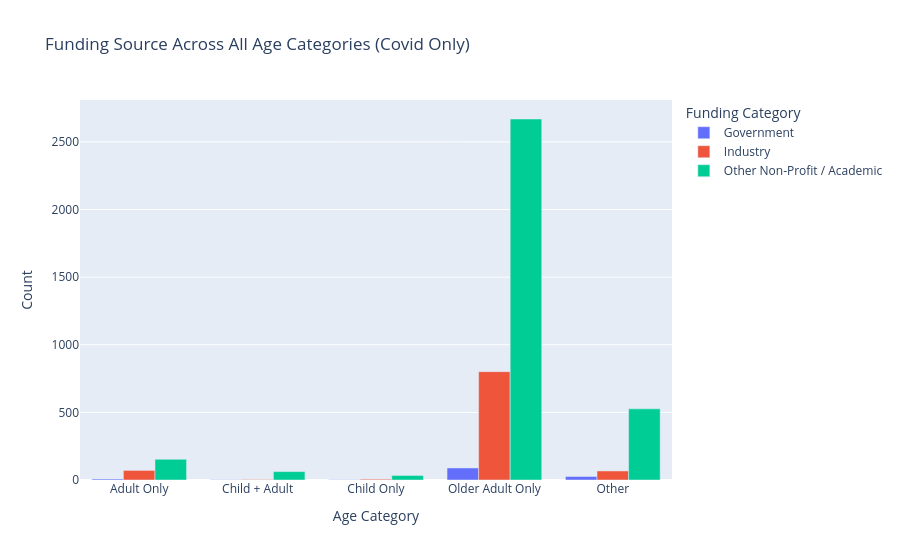

Source (notebook cell):
### Code cell
DF = DF_Covid
DF.columns = DF.columns.str.strip()

DF['Enrollment'] = pd.to_numeric(DF['Enrollment'], errors='coerce')

DF['Condition'] = DF['Conditions'].astype(str).str.strip()

DF.loc[
    DF['Condition'].str.contains('covid|sars|corona|ncov', case=False, na=False),
    'Condition'
] = 'Covid'

DF.loc[DF['Condition'] != 'Covid', 'Condition'] = 'Other'

def categorize(age):
    if pd.isna(age):
        return "Unknown"
    
    age_clean = age.replace('\xa0', ' ')
    
    has_child = "Child" in age_clean
    has_adult = "Adult" in age_clean and "Older Adult" not in age_clean
    has_older = "Older Adult" in age_clean

    if has_child and not has_adult and not has_older:
        return "Child Only"
    if has_adult and not has_child and not has_older:
        return "Adult Only"
    if has_older and not has_child and not has_adult:
        return "Older Adult Only"
    if has_child and has_adult and not has_older:
        return "Child + Adult"
    if has_adult and has_older and not has_child:
        return "Adult + Older Adult"
    if has_child and has_adult and has_older:
        return "Child + Adult + Older Adult"
    
    return "Other"

DF['Age Category'] = DF['Age'].apply(categorize)

def simplify_funder(f):
    if pd.isna(f) or f.strip() == "" or f.lower() == "unknown":
        return "Unknown"
    
    f = f.lower()

    if "industry" in f:
        return "Industry"
    if "nih" in f or "fed" in f or "federal" in f or "department" in f or "va" in f:
        return "Government"
    if "other" in f or "network" in f or "university" in f or "hospital" in f:
        return "Other Non-Profit / Academic"
    
    return "Other Non-Profit / Academic"

DF['Funding Category'] = DF['Funded Bys'].apply(simplify_funder)

DF_filtered = DF[
    (DF['Condition'] == 'Covid') &
    (DF['Study Type'].isin(['Interventional', 'Observational']))
]

df_group = DF_filtered.groupby(['Age Category', 'Funding Category']).size().reset_index(name='Count')

fig = px.bar(
    df_group,
    x='Age Category',
    y='Count',
    color='Funding Category',
    barmode='group',
    title='Funding Source Across All Age Categories (Covid Only)'
)

fig.show()

### Figure 1 — Plotly figure (JSON) as saved in the notebook; plotly's stock layout.template omitted (floating-point values rounded to 4 significant figures)
{"data": [{"alignmentgroup": "True", "hovertemplate": "Funding Category=Government<br>Age Category=%{x}<br>Count=%{y}<extra></extra>", "legendgroup": "Government", "marker": {"color": "#636efa", "pattern": {"shape": ""}}, "name": "Government", "offsetgroup": "Government", "orientation": "v", "showlegend": true, "textposition": "auto", "type": "bar", "x": ["Adult Only", "Child + Adult", "Child Only", "Older Adult Only", "Other"], "xaxis": "x", "y": [7, 2, 1, 89, 26], "yaxis": "y"}, {"alignmentgroup": "True", "hovertemplate": "Funding Category=Industry<br>Age Category=%{x}<br>Count=%{y}<extra></extra>", "legendgroup": "Industry", "marker": {"color": "#EF553B", "pattern": {"shape": ""}}, "name": "Industry", "offsetgroup": "Industry", "orientation": "v", "showlegend": true, "textposition": "auto", "type": "bar", "x": ["Adult Only", "Child + Adult", "Child Only", "Older Adult Only", "Other"], "xaxis": "x", "y": [71, 4, 6, 801, 67], "yaxis": "y"}, {"alignmentgroup": "True", "hovertemplate": "Funding Category=Other Non-Profit / Academic<br>Age Category=%{x}<br>Count=%{y}<extra></extra>", "legendgroup": "Other Non-Profit / Academic", "marker": {"color": "#00cc96", "pattern": {"shape": ""}}, "name": "Other Non-Profit / Academic", "offsetgroup": "Other Non-Profit / Academic", "orientation": "v", "showlegend": true, "textposition": "auto", "type": "bar", "x": ["Adult Only", "Child + Adult", "Child Only", "Older Adult Only", "Other"], "xaxis": "x", "y": [153, 62, 34, 2669, 526], "yaxis": "y"}], "layout": {"barmode": "group", "legend": {"title": {"text": "Funding Category"}, "tracegroupgap": 0}, "title": {"text": "Funding Source Across All Age Categories (Covid Only)"}, "xaxis": {"anchor": "y", "domain": [0, 1], "title": {"text": "Age Category"}}, "yaxis": {"anchor": "x", "domain": [0, 1], "title": {"text": "Count"}}}}
